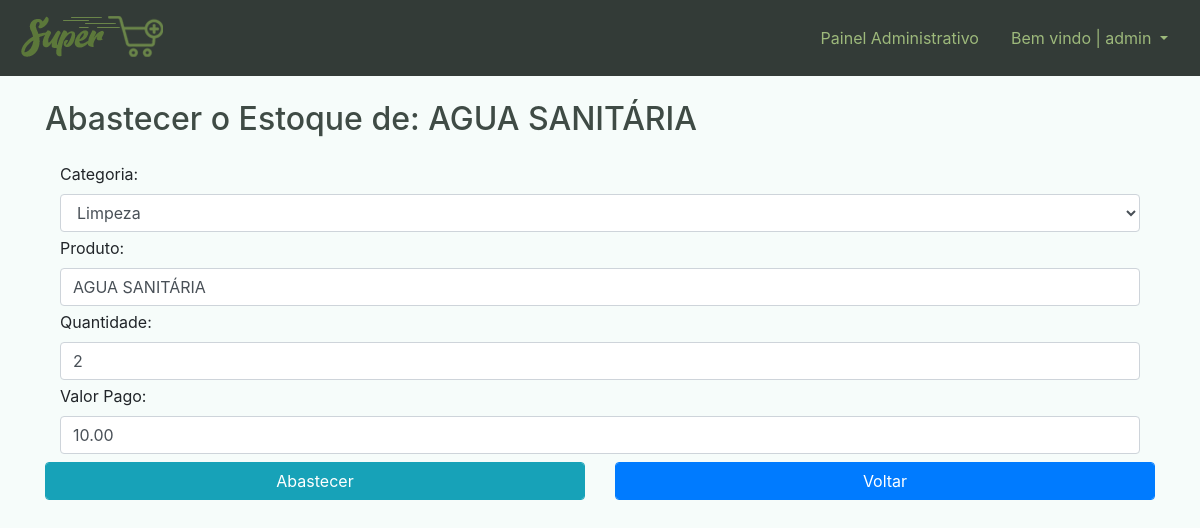
Page /dashboard/produtos/abastecimento/21 (signed in) on the committed database.
### dashboard/models.py (models this page shows, shortened)
class Produto(models.Model):
    categoria = models.ForeignKey(Categoria, on_delete=models.CASCADE, verbose_name='Categoria')
    nome = models.CharField(max_length=150, unique=True, blank=False, null=False, verbose_name='Produto')
    quantidade = models.IntegerField(blank=False, null=False, verbose_name='Quantidade')
    valor_pago = models.DecimalField(max_digits=6, decimal_places=2, blank=False, null=False,verbose_name='Valor Pago')
    preco_medio = models.DecimalField(default=0.00, max_digits=5, decimal_places=2, blank=False, null=False,verbose_name='Preço de Venda',editable=False)
    data_criada = models.DateTimeField(auto_now_add=True, verbose_name='Criado')
    data_modificacao = models.DateTimeField(auto_now=True,verbose_name='Modificado')
    status = models.BooleanField(default=True, auto_created=True)

class Categoria(models.Model):
    nome = models.CharField(max_length=50, blank=True, null=True, unique=True, verbose_name='Categoria')
    def __str__(self):
        return self.nome

### dashboard/views.py (the view)
# urls.py: path('produtos/abastecimento/<int:id>', dash_nova_carga_produto, name='dash_nova_carga_produto'),
@login_required()
@permission_required(perm='foo.view_bar', login_url='dash_index',raise_exception=True)
def dash_nova_carga_produto(request, id):
    produto = get_instacia(request, id)['produto']
    produto_old = {'id_produto': produto.id, 'id_categoria': produto.categoria.id, 'id_nome': produto.nome,
                   'id_quantidade': produto.quantidade, 'id_valor_pago': produto.valor_pago}
    form = get_instacia(request, id)['form']
    rs_nome = request.POST.get('nome')
    rs_categoria = request.POST.get('categoria')
    if request.method == 'POST':
        if rs_nome == produto_old['id_nome'] and int(rs_categoria) == produto_old['id_categoria']:
            if form.is_valid():
                nova_carga = form.save(commit=False)
                nova_carga.quantidade += produto_old['id_quantidade']
                nova_carga.valor_pago += produto_old['id_valor_pago']
                nova_carga.preco_medio = nova_carga.valor_pago / nova_carga.quantidade
                nova_carga.status = True
                nova_carga.save()
                messages.add_message(request, messages.SUCCESS, 'Produto Abastecido!')
                return redirect('dash_produtos')
        else:
            messages.add_message(request, messages.WARNING, 'Categoria e Nome do produto não pode ser alterado!')
            return render(request, 'dashboard/produtos/dash_nova_carga_produto.html', get_instacia(request, id))
    else:
        return render(request, 'dashboard/produtos/dash_nova_carga_produto.html', get_instacia(request, id))

### dashboard/forms.py
class ProdutoForm(forms.ModelForm):
    class Meta:
        model = Produto
        fields = ['categoria','nome','quantidade','valor_pago']
        widgets ={
            'categoria':forms.Select(attrs={'class':'form-control mb-1'}),
            'nome':forms.TextInput(attrs={'class':'form-control mb-1'}),
            'quantidade':forms.NumberInput(attrs={'class':'form-control mb-1','min':'1', 'max':'1000'}),
            'valor_pago': forms.NumberInput(attrs={'class':'form-control mb-1','step':'0.01'})
        }

### dashboard/views.py (called while the page is built)
def get_instacia(request, id):
    contexto = {}
    produto = get_object_or_404(Produto, id=id)
    form = ProdutoForm(request.POST or None, instance=produto)
    contexto['form'] = form
    contexto['produto'] = produto
    return contexto

### dashboard/templates/dashboard/produtos/dash_nova_carga_produto.html (shortened to what this page needs)
{% extends 'base.html' %}
{% block navbar %}
{% include 'parciais/_dash_header.html' %}
{% endblock %}
{% block main %}
<div class="container mt-4">
    <h2>Abastecer o Estoque de: {{produto.nome}} </h2>
    <div class="row mt-4">
        <div class="col">
            <form action="{% url 'dash_nova_carga_produto' produto.id %}" method="POST">
                <div class="form-group col-md-12 mb-2">
                    {{ form }}
                </div>
                <div class="row">
                    <div class="col">
                        <button type="submit" class="form-control btn btn-info">Abastecer</button>
                    </div>
                    <div class="col">
                        <a href="{% url 'dash_produtos' %}" class="form-control btn btn-primary">Voltar</a>
                    </div>
                </div>
            </form>
        </div>
    </div>
</div>
{% endblock %}

### templates/parciais/_dash_header.html (shortened to what this page needs)
{% load static %}
<nav class="navbar navbar-expand-lg navbar navbar-dark bg-dark2">
    <a class="navbar-brand" href="{% url 'super_index' %}"><img src="{% static 'img/logo.png' %}" alt="SuperMais"></a>
    <div class="collapse navbar-collapse" id="navbarSupportedContent">
        <span class="navbar-text">
            <a class="nav-link" href="{% url 'dash_index' %}">Painel Administrativo</a>
        </span>
        <span class="navbar-text">
            <div class="dropdown text-dash">
                <a class="nav-link dropdown-toggle " href="" id="navbarDropdown" role="button" data-toggle="dropdown"
                    aria-haspopup="true" aria-expanded="false">
                    Bem vindo | {{user}}
                </a>
            </div>
        </span>
    </div>
</nav>

### templates/static/css/style.css (style rules this page uses)
body { background-color: #f6fcfa !important; }
h1,h2,h3,h4,h5,h6 { color: #3f4b45 !important; }
.bg-dark2 { background-color: #333b37 !important; }
.nav-link { color: rgb(157 185 123) !important; }
.text-dash a { color: #9db97b !important; }

### rows in the picture
Produto: nome "AGUA SANITÁRIA", categoria "Limpeza", quantidade "2", valor_pago "10.00"
Categoria: nome "AGUA SANITÁRIA"

### other values in the picture
{{ user }} "admin"
